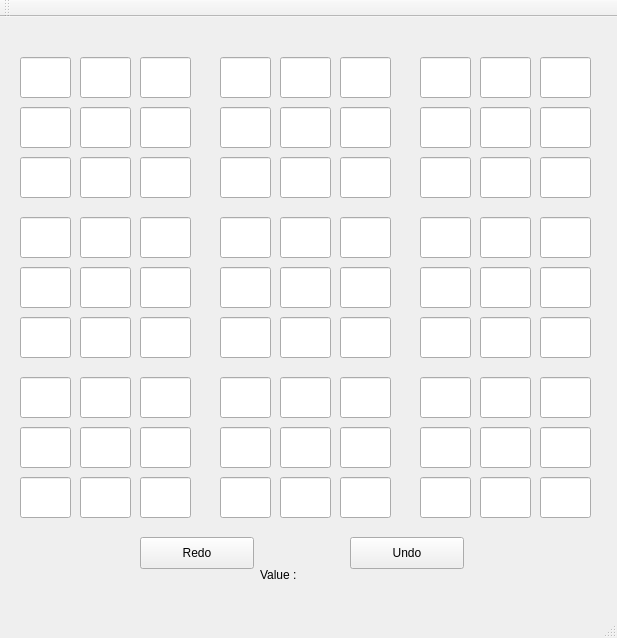
<?xml version="1.0" encoding="UTF-8"?>
<ui version="4.0">
 <class>MainWindow</class>
 <widget class="QMainWindow" name="MainWindow">
  <property name="geometry">
   <rect>
    <x>0</x>
    <y>0</y>
    <width>617</width>
    <height>638</height>
   </rect>
  </property>
  <property name="windowTitle">
   <string>MainWindow</string>
  </property>
  <widget class="QWidget" name="centralWidget">
   <widget class="QLineEdit" name="lineEdit">
    <property name="geometry">
     <rect>
      <x>20</x>
      <y>40</y>
      <width>51</width>
      <height>41</height>
     </rect>
    </property>
    <property name="font">
     <font>
      <pointsize>20</pointsize>
     </font>
    </property>
    <property name="text">
     <string/>
    </property>
    <property name="alignment">
     <set>Qt::AlignCenter</set>
    </property>
   </widget>
   <widget class="QLineEdit" name="lineEdit_2">
    <property name="geometry">
     <rect>
      <x>80</x>
      <y>40</y>
      <width>51</width>
      <height>41</height>
     </rect>
    </property>
    <property name="font">
     <font>
      <pointsize>20</pointsize>
     </font>
    </property>
    <property name="text">
     <string/>
    </property>
    <property name="alignment">
     <set>Qt::AlignCenter</set>
    </property>
   </widget>
   <widget class="QLineEdit" name="lineEdit_3">
    <property name="geometry">
     <rect>
      <x>140</x>
      <y>40</y>
      <width>51</width>
      <height>41</height>
     </rect>
    </property>
    <property name="font">
     <font>
      <pointsize>20</pointsize>
     </font>
    </property>
    <property name="text">
     <string/>
    </property>
    <property name="alignment">
     <set>Qt::AlignCenter</set>
    </property>
   </widget>
   <widget class="QLineEdit" name="lineEdit_4">
    <property name="geometry">
     <rect>
      <x>140</x>
      <y>90</y>
      <width>51</width>
      <height>41</height>
     </rect>
    </property>
    <property name="font">
     <font>
      <pointsize>20</pointsize>
     </font>
    </property>
    <property name="text">
     <string/>
    </property>
    <property name="alignment">
     <set>Qt::AlignCenter</set>
    </property>
   </widget>
   <widget class="QLineEdit" name="lineEdit_5">
    <property name="geometry">
     <rect>
      <x>20</x>
      <y>90</y>
      <width>51</width>
      <height>41</height>
     </rect>
    </property>
    <property name="font">
     <font>
      <pointsize>20</pointsize>
     </font>
    </property>
    <property name="text">
     <string/>
    </property>
    <property name="alignment">
     <set>Qt::AlignCenter</set>
    </property>
   </widget>
   <widget class="QLineEdit" name="lineEdit_6">
    <property name="geometry">
     <rect>
      <x>80</x>
      <y>90</y>
      <width>51</width>
      <height>41</height>
     </rect>
    </property>
    <property name="font">
     <font>
      <pointsize>20</pointsize>
     </font>
    </property>
    <property name="text">
     <string/>
    </property>
    <property name="alignment">
     <set>Qt::AlignCenter</set>
    </property>
   </widget>
   <widget class="QLineEdit" name="lineEdit_7">
    <property name="geometry">
     <rect>
      <x>140</x>
      <y>140</y>
      <width>51</width>
      <height>41</height>
     </rect>
    </property>
    <property name="font">
     <font>
      <pointsize>20</pointsize>
     </font>
    </property>
    <property name="text">
     <string/>
    </property>
    <property name="alignment">
     <set>Qt::AlignCenter</set>
    </property>
   </widget>
   <widget class="QLineEdit" name="lineEdit_8">
    <property name="geometry">
     <rect>
      <x>20</x>
      <y>140</y>
      <width>51</width>
      <height>41</height>
     </rect>
    </property>
    <property name="font">
     <font>
      <pointsize>20</pointsize>
     </font>
    </property>
    <property name="text">
     <string/>
    </property>
    <property name="alignment">
     <set>Qt::AlignCenter</set>
    </property>
   </widget>
   <widget class="QLineEdit" name="lineEdit_9">
    <property name="geometry">
     <rect>
      <x>80</x>
      <y>140</y>
      <width>51</width>
      <height>41</height>
     </rect>
    </property>
    <property name="font">
     <font>
      <pointsize>20</pointsize>
     </font>
    </property>
    <property name="text">
     <string/>
    </property>
    <property name="alignment">
     <set>Qt::AlignCenter</set>
    </property>
   </widget>
   <widget class="QLineEdit" name="lineEdit_10">
    <property name="geometry">
     <rect>
      <x>220</x>
      <y>140</y>
      <width>51</width>
      <height>41</height>
     </rect>
    </property>
    <property name="font">
     <font>
      <pointsize>20</pointsize>
     </font>
    </property>
    <property name="text">
     <string/>
    </property>
    <property name="alignment">
     <set>Qt::AlignCenter</set>
    </property>
   </widget>
   <widget class="QLineEdit" name="lineEdit_11">
    <property name="geometry">
     <rect>
      <x>340</x>
      <y>90</y>
      <width>51</width>
      <height>41</height>
     </rect>
    </property>
    <property name="font">
     <font>
      <pointsize>20</pointsize>
     </font>
    </property>
    <property name="text">
     <string/>
    </property>
    <property name="alignment">
     <set>Qt::AlignCenter</set>
    </property>
   </widget>
   <widget class="QLineEdit" name="lineEdit_12">
    <property name="geometry">
     <rect>
      <x>340</x>
      <y>40</y>
      <width>51</width>
      <height>41</height>
     </rect>
    </property>
    <property name="font">
     <font>
      <pointsize>20</pointsize>
     </font>
    </property>
    <property name="text">
     <string/>
    </property>
    <property name="alignment">
     <set>Qt::AlignCenter</set>
    </property>
   </widget>
   <widget class="QLineEdit" name="lineEdit_13">
    <property name="geometry">
     <rect>
      <x>280</x>
      <y>90</y>
      <width>51</width>
      <height>41</height>
     </rect>
    </property>
    <property name="font">
     <font>
      <pointsize>20</pointsize>
     </font>
    </property>
    <property name="text">
     <string/>
    </property>
    <property name="alignment">
     <set>Qt::AlignCenter</set>
    </property>
   </widget>
   <widget class="QLineEdit" name="lineEdit_14">
    <property name="geometry">
     <rect>
      <x>340</x>
      <y>140</y>
      <width>51</width>
      <height>41</height>
     </rect>
    </property>
    <property name="font">
     <font>
      <pointsize>20</pointsize>
     </font>
    </property>
    <property name="text">
     <string/>
    </property>
    <property name="alignment">
     <set>Qt::AlignCenter</set>
    </property>
   </widget>
   <widget class="QLineEdit" name="lineEdit_15">
    <property name="geometry">
     <rect>
      <x>220</x>
      <y>90</y>
      <width>51</width>
      <height>41</height>
     </rect>
    </property>
    <property name="font">
     <font>
      <pointsize>20</pointsize>
     </font>
    </property>
    <property name="text">
     <string/>
    </property>
    <property name="alignment">
     <set>Qt::AlignCenter</set>
    </property>
   </widget>
   <widget class="QLineEdit" name="lineEdit_16">
    <property name="geometry">
     <rect>
      <x>220</x>
      <y>40</y>
      <width>51</width>
      <height>41</height>
     </rect>
    </property>
    <property name="font">
     <font>
      <pointsize>20</pointsize>
     </font>
    </property>
    <property name="text">
     <string/>
    </property>
    <property name="alignment">
     <set>Qt::AlignCenter</set>
    </property>
   </widget>
   <widget class="QLineEdit" name="lineEdit_17">
    <property name="geometry">
     <rect>
      <x>280</x>
      <y>40</y>
      <width>51</width>
      <height>41</height>
     </rect>
    </property>
    <property name="font">
     <font>
      <pointsize>20</pointsize>
      <weight>50</weight>
      <bold>false</bold>
     </font>
    </property>
    <property name="text">
     <string/>
    </property>
    <property name="alignment">
     <set>Qt::AlignCenter</set>
    </property>
   </widget>
   <widget class="QLineEdit" name="lineEdit_18">
    <property name="geometry">
     <rect>
      <x>280</x>
      <y>140</y>
      <width>51</width>
      <height>41</height>
     </rect>
    </property>
    <property name="font">
     <font>
      <pointsize>20</pointsize>
     </font>
    </property>
    <property name="text">
     <string/>
    </property>
    <property name="alignment">
     <set>Qt::AlignCenter</set>
    </property>
   </widget>
   <widget class="QLineEdit" name="lineEdit_19">
    <property name="geometry">
     <rect>
      <x>420</x>
      <y>140</y>
      <width>51</width>
      <height>41</height>
     </rect>
    </property>
    <property name="font">
     <font>
      <pointsize>20</pointsize>
     </font>
    </property>
    <property name="text">
     <string/>
    </property>
    <property name="alignment">
     <set>Qt::AlignCenter</set>
    </property>
   </widget>
   <widget class="QLineEdit" name="lineEdit_20">
    <property name="geometry">
     <rect>
      <x>540</x>
      <y>90</y>
      <width>51</width>
      <height>41</height>
     </rect>
    </property>
    <property name="font">
     <font>
      <pointsize>20</pointsize>
     </font>
    </property>
    <property name="text">
     <string/>
    </property>
    <property name="alignment">
     <set>Qt::AlignCenter</set>
    </property>
   </widget>
   <widget class="QLineEdit" name="lineEdit_21">
    <property name="geometry">
     <rect>
      <x>540</x>
      <y>40</y>
      <width>51</width>
      <height>41</height>
     </rect>
    </property>
    <property name="font">
     <font>
      <pointsize>20</pointsize>
     </font>
    </property>
    <property name="text">
     <string/>
    </property>
    <property name="alignment">
     <set>Qt::AlignCenter</set>
    </property>
   </widget>
   <widget class="QLineEdit" name="lineEdit_22">
    <property name="geometry">
     <rect>
      <x>480</x>
      <y>90</y>
      <width>51</width>
      <height>41</height>
     </rect>
    </property>
    <property name="font">
     <font>
      <pointsize>20</pointsize>
     </font>
    </property>
    <property name="text">
     <string/>
    </property>
    <property name="alignment">
     <set>Qt::AlignCenter</set>
    </property>
   </widget>
   <widget class="QLineEdit" name="lineEdit_23">
    <property name="geometry">
     <rect>
      <x>540</x>
      <y>140</y>
      <width>51</width>
      <height>41</height>
     </rect>
    </property>
    <property name="font">
     <font>
      <pointsize>20</pointsize>
     </font>
    </property>
    <property name="text">
     <string/>
    </property>
    <property name="alignment">
     <set>Qt::AlignCenter</set>
    </property>
   </widget>
   <widget class="QLineEdit" name="lineEdit_24">
    <property name="geometry">
     <rect>
      <x>420</x>
      <y>90</y>
      <width>51</width>
      <height>41</height>
     </rect>
    </property>
    <property name="font">
     <font>
      <pointsize>20</pointsize>
     </font>
    </property>
    <property name="text">
     <string/>
    </property>
    <property name="alignment">
     <set>Qt::AlignCenter</set>
    </property>
   </widget>
   <widget class="QLineEdit" name="lineEdit_25">
    <property name="geometry">
     <rect>
      <x>420</x>
      <y>40</y>
      <width>51</width>
      <height>41</height>
     </rect>
    </property>
    <property name="font">
     <font>
      <pointsize>20</pointsize>
     </font>
    </property>
    <property name="text">
     <string/>
    </property>
    <property name="alignment">
     <set>Qt::AlignCenter</set>
    </property>
   </widget>
   <widget class="QLineEdit" name="lineEdit_26">
    <property name="geometry">
     <rect>
      <x>480</x>
      <y>40</y>
      <width>51</width>
      <height>41</height>
     </rect>
    </property>
    <property name="font">
     <font>
      <pointsize>20</pointsize>
     </font>
    </property>
    <property name="text">
     <string/>
    </property>
    <property name="alignment">
     <set>Qt::AlignCenter</set>
    </property>
   </widget>
   <widget class="QLineEdit" name="lineEdit_27">
    <property name="geometry">
     <rect>
      <x>480</x>
      <y>140</y>
      <width>51</width>
      <height>41</height>
     </rect>
    </property>
    <property name="font">
     <font>
      <pointsize>20</pointsize>
     </font>
    </property>
    <property name="text">
     <string/>
    </property>
    <property name="alignment">
     <set>Qt::AlignCenter</set>
    </property>
   </widget>
   <widget class="QLineEdit" name="lineEdit_28">
    <property name="geometry">
     <rect>
      <x>140</x>
      <y>200</y>
      <width>51</width>
      <height>41</height>
     </rect>
    </property>
    <property name="font">
     <font>
      <pointsize>20</pointsize>
     </font>
    </property>
    <property name="text">
     <string/>
    </property>
    <property name="alignment">
     <set>Qt::AlignCenter</set>
    </property>
   </widget>
   <widget class="QLineEdit" name="lineEdit_29">
    <property name="geometry">
     <rect>
      <x>140</x>
      <y>300</y>
      <width>51</width>
      <height>41</height>
     </rect>
    </property>
    <property name="font">
     <font>
      <pointsize>20</pointsize>
     </font>
    </property>
    <property name="text">
     <string/>
    </property>
    <property name="alignment">
     <set>Qt::AlignCenter</set>
    </property>
   </widget>
   <widget class="QLineEdit" name="lineEdit_30">
    <property name="geometry">
     <rect>
      <x>480</x>
      <y>200</y>
      <width>51</width>
      <height>41</height>
     </rect>
    </property>
    <property name="font">
     <font>
      <pointsize>20</pointsize>
     </font>
    </property>
    <property name="text">
     <string/>
    </property>
    <property name="alignment">
     <set>Qt::AlignCenter</set>
    </property>
   </widget>
   <widget class="QLineEdit" name="lineEdit_31">
    <property name="geometry">
     <rect>
      <x>20</x>
      <y>300</y>
      <width>51</width>
      <height>41</height>
     </rect>
    </property>
    <property name="font">
     <font>
      <pointsize>20</pointsize>
     </font>
    </property>
    <property name="text">
     <string/>
    </property>
    <property name="alignment">
     <set>Qt::AlignCenter</set>
    </property>
   </widget>
   <widget class="QLineEdit" name="lineEdit_32">
    <property name="geometry">
     <rect>
      <x>80</x>
      <y>200</y>
      <width>51</width>
      <height>41</height>
     </rect>
    </property>
    <property name="font">
     <font>
      <pointsize>20</pointsize>
     </font>
    </property>
    <property name="text">
     <string/>
    </property>
    <property name="alignment">
     <set>Qt::AlignCenter</set>
    </property>
   </widget>
   <widget class="QLineEdit" name="lineEdit_33">
    <property name="geometry">
     <rect>
      <x>480</x>
      <y>250</y>
      <width>51</width>
      <height>41</height>
     </rect>
    </property>
    <property name="font">
     <font>
      <pointsize>20</pointsize>
     </font>
    </property>
    <property name="text">
     <string/>
    </property>
    <property name="alignment">
     <set>Qt::AlignCenter</set>
    </property>
   </widget>
   <widget class="QLineEdit" name="lineEdit_34">
    <property name="geometry">
     <rect>
      <x>420</x>
      <y>200</y>
      <width>51</width>
      <height>41</height>
     </rect>
    </property>
    <property name="font">
     <font>
      <pointsize>20</pointsize>
     </font>
    </property>
    <property name="text">
     <string/>
    </property>
    <property name="alignment">
     <set>Qt::AlignCenter</set>
    </property>
   </widget>
   <widget class="QLineEdit" name="lineEdit_35">
    <property name="geometry">
     <rect>
      <x>220</x>
      <y>300</y>
      <width>51</width>
      <height>41</height>
     </rect>
    </property>
    <property name="font">
     <font>
      <pointsize>20</pointsize>
     </font>
    </property>
    <property name="text">
     <string/>
    </property>
    <property name="alignment">
     <set>Qt::AlignCenter</set>
    </property>
   </widget>
   <widget class="QLineEdit" name="lineEdit_36">
    <property name="geometry">
     <rect>
      <x>340</x>
      <y>250</y>
      <width>51</width>
      <height>41</height>
     </rect>
    </property>
    <property name="font">
     <font>
      <pointsize>20</pointsize>
     </font>
    </property>
    <property name="text">
     <string/>
    </property>
    <property name="alignment">
     <set>Qt::AlignCenter</set>
    </property>
   </widget>
   <widget class="QLineEdit" name="lineEdit_37">
    <property name="geometry">
     <rect>
      <x>340</x>
      <y>200</y>
      <width>51</width>
      <height>41</height>
     </rect>
    </property>
    <property name="font">
     <font>
      <pointsize>20</pointsize>
     </font>
    </property>
    <property name="text">
     <string/>
    </property>
    <property name="alignment">
     <set>Qt::AlignCenter</set>
    </property>
   </widget>
   <widget class="QLineEdit" name="lineEdit_38">
    <property name="geometry">
     <rect>
      <x>80</x>
      <y>250</y>
      <width>51</width>
      <height>41</height>
     </rect>
    </property>
    <property name="font">
     <font>
      <pointsize>20</pointsize>
     </font>
    </property>
    <property name="text">
     <string/>
    </property>
    <property name="alignment">
     <set>Qt::AlignCenter</set>
    </property>
   </widget>
   <widget class="QLineEdit" name="lineEdit_39">
    <property name="geometry">
     <rect>
      <x>280</x>
      <y>200</y>
      <width>51</width>
      <height>41</height>
     </rect>
    </property>
    <property name="font">
     <font>
      <pointsize>20</pointsize>
     </font>
    </property>
    <property name="text">
     <string/>
    </property>
    <property name="alignment">
     <set>Qt::AlignCenter</set>
    </property>
   </widget>
   <widget class="QLineEdit" name="lineEdit_40">
    <property name="geometry">
     <rect>
      <x>540</x>
      <y>250</y>
      <width>51</width>
      <height>41</height>
     </rect>
    </property>
    <property name="font">
     <font>
      <pointsize>20</pointsize>
     </font>
    </property>
    <property name="text">
     <string/>
    </property>
    <property name="alignment">
     <set>Qt::AlignCenter</set>
    </property>
   </widget>
   <widget class="QLineEdit" name="lineEdit_41">
    <property name="geometry">
     <rect>
      <x>420</x>
      <y>250</y>
      <width>51</width>
      <height>41</height>
     </rect>
    </property>
    <property name="font">
     <font>
      <pointsize>20</pointsize>
     </font>
    </property>
    <property name="text">
     <string/>
    </property>
    <property name="alignment">
     <set>Qt::AlignCenter</set>
    </property>
   </widget>
   <widget class="QLineEdit" name="lineEdit_42">
    <property name="geometry">
     <rect>
      <x>540</x>
      <y>200</y>
      <width>51</width>
      <height>41</height>
     </rect>
    </property>
    <property name="font">
     <font>
      <pointsize>20</pointsize>
     </font>
    </property>
    <property name="text">
     <string/>
    </property>
    <property name="alignment">
     <set>Qt::AlignCenter</set>
    </property>
   </widget>
   <widget class="QLineEdit" name="lineEdit_43">
    <property name="geometry">
     <rect>
      <x>140</x>
      <y>250</y>
      <width>51</width>
      <height>41</height>
     </rect>
    </property>
    <property name="font">
     <font>
      <pointsize>20</pointsize>
     </font>
    </property>
    <property name="text">
     <string/>
    </property>
    <property name="alignment">
     <set>Qt::AlignCenter</set>
    </property>
   </widget>
   <widget class="QLineEdit" name="lineEdit_44">
    <property name="geometry">
     <rect>
      <x>480</x>
      <y>300</y>
      <width>51</width>
      <height>41</height>
     </rect>
    </property>
    <property name="font">
     <font>
      <pointsize>20</pointsize>
     </font>
    </property>
    <property name="text">
     <string/>
    </property>
    <property name="alignment">
     <set>Qt::AlignCenter</set>
    </property>
   </widget>
   <widget class="QLineEdit" name="lineEdit_45">
    <property name="geometry">
     <rect>
      <x>420</x>
      <y>300</y>
      <width>51</width>
      <height>41</height>
     </rect>
    </property>
    <property name="font">
     <font>
      <pointsize>20</pointsize>
     </font>
    </property>
    <property name="text">
     <string/>
    </property>
    <property name="alignment">
     <set>Qt::AlignCenter</set>
    </property>
   </widget>
   <widget class="QLineEdit" name="lineEdit_46">
    <property name="geometry">
     <rect>
      <x>340</x>
      <y>300</y>
      <width>51</width>
      <height>41</height>
     </rect>
    </property>
    <property name="font">
     <font>
      <pointsize>20</pointsize>
     </font>
    </property>
    <property name="text">
     <string/>
    </property>
    <property name="alignment">
     <set>Qt::AlignCenter</set>
    </property>
   </widget>
   <widget class="QLineEdit" name="lineEdit_47">
    <property name="geometry">
     <rect>
      <x>80</x>
      <y>300</y>
      <width>51</width>
      <height>41</height>
     </rect>
    </property>
    <property name="font">
     <font>
      <pointsize>20</pointsize>
     </font>
    </property>
    <property name="text">
     <string/>
    </property>
    <property name="alignment">
     <set>Qt::AlignCenter</set>
    </property>
   </widget>
   <widget class="QLineEdit" name="lineEdit_48">
    <property name="geometry">
     <rect>
      <x>280</x>
      <y>300</y>
      <width>51</width>
      <height>41</height>
     </rect>
    </property>
    <property name="font">
     <font>
      <pointsize>20</pointsize>
     </font>
    </property>
    <property name="text">
     <string/>
    </property>
    <property name="alignment">
     <set>Qt::AlignCenter</set>
    </property>
   </widget>
   <widget class="QLineEdit" name="lineEdit_49">
    <property name="geometry">
     <rect>
      <x>280</x>
      <y>250</y>
      <width>51</width>
      <height>41</height>
     </rect>
    </property>
    <property name="font">
     <font>
      <pointsize>20</pointsize>
     </font>
    </property>
    <property name="text">
     <string/>
    </property>
    <property name="alignment">
     <set>Qt::AlignCenter</set>
    </property>
   </widget>
   <widget class="QLineEdit" name="lineEdit_50">
    <property name="geometry">
     <rect>
      <x>220</x>
      <y>250</y>
      <width>51</width>
      <height>41</height>
     </rect>
    </property>
    <property name="font">
     <font>
      <pointsize>20</pointsize>
     </font>
    </property>
    <property name="text">
     <string/>
    </property>
    <property name="alignment">
     <set>Qt::AlignCenter</set>
    </property>
   </widget>
   <widget class="QLineEdit" name="lineEdit_51">
    <property name="geometry">
     <rect>
      <x>20</x>
      <y>250</y>
      <width>51</width>
      <height>41</height>
     </rect>
    </property>
    <property name="font">
     <font>
      <pointsize>20</pointsize>
     </font>
    </property>
    <property name="text">
     <string/>
    </property>
    <property name="alignment">
     <set>Qt::AlignCenter</set>
    </property>
   </widget>
   <widget class="QLineEdit" name="lineEdit_52">
    <property name="geometry">
     <rect>
      <x>20</x>
      <y>200</y>
      <width>51</width>
      <height>41</height>
     </rect>
    </property>
    <property name="font">
     <font>
      <pointsize>20</pointsize>
     </font>
    </property>
    <property name="text">
     <string/>
    </property>
    <property name="alignment">
     <set>Qt::AlignCenter</set>
    </property>
   </widget>
   <widget class="QLineEdit" name="lineEdit_53">
    <property name="geometry">
     <rect>
      <x>220</x>
      <y>200</y>
      <width>51</width>
      <height>41</height>
     </rect>
    </property>
    <property name="font">
     <font>
      <pointsize>20</pointsize>
     </font>
    </property>
    <property name="text">
     <string/>
    </property>
    <property name="alignment">
     <set>Qt::AlignCenter</set>
    </property>
   </widget>
   <widget class="QLineEdit" name="lineEdit_54">
    <property name="geometry">
     <rect>
      <x>540</x>
      <y>300</y>
      <width>51</width>
      <height>41</height>
     </rect>
    </property>
    <property name="font">
     <font>
      <pointsize>20</pointsize>
     </font>
    </property>
    <property name="text">
     <string/>
    </property>
    <property name="alignment">
     <set>Qt::AlignCenter</set>
    </property>
   </widget>
   <widget class="QLineEdit" name="lineEdit_55">
    <property name="geometry">
     <rect>
      <x>140</x>
      <y>360</y>
      <width>51</width>
      <height>41</height>
     </rect>
    </property>
    <property name="font">
     <font>
      <pointsize>20</pointsize>
     </font>
    </property>
    <property name="text">
     <string/>
    </property>
    <property name="alignment">
     <set>Qt::AlignCenter</set>
    </property>
   </widget>
   <widget class="QLineEdit" name="lineEdit_56">
    <property name="geometry">
     <rect>
      <x>140</x>
      <y>460</y>
      <width>51</width>
      <height>41</height>
     </rect>
    </property>
    <property name="font">
     <font>
      <pointsize>20</pointsize>
     </font>
    </property>
    <property name="text">
     <string/>
    </property>
    <property name="alignment">
     <set>Qt::AlignCenter</set>
    </property>
   </widget>
   <widget class="QLineEdit" name="lineEdit_57">
    <property name="geometry">
     <rect>
      <x>480</x>
      <y>360</y>
      <width>51</width>
      <height>41</height>
     </rect>
    </property>
    <property name="font">
     <font>
      <pointsize>20</pointsize>
     </font>
    </property>
    <property name="text">
     <string/>
    </property>
    <property name="alignment">
     <set>Qt::AlignCenter</set>
    </property>
   </widget>
   <widget class="QLineEdit" name="lineEdit_58">
    <property name="geometry">
     <rect>
      <x>20</x>
      <y>460</y>
      <width>51</width>
      <height>41</height>
     </rect>
    </property>
    <property name="font">
     <font>
      <pointsize>20</pointsize>
     </font>
    </property>
    <property name="text">
     <string/>
    </property>
    <property name="alignment">
     <set>Qt::AlignCenter</set>
    </property>
   </widget>
   <widget class="QLineEdit" name="lineEdit_59">
    <property name="geometry">
     <rect>
      <x>80</x>
      <y>360</y>
      <width>51</width>
      <height>41</height>
     </rect>
    </property>
    <property name="font">
     <font>
      <pointsize>20</pointsize>
     </font>
    </property>
    <property name="text">
     <string/>
    </property>
    <property name="alignment">
     <set>Qt::AlignCenter</set>
    </property>
   </widget>
   <widget class="QLineEdit" name="lineEdit_60">
    <property name="geometry">
     <rect>
      <x>480</x>
      <y>410</y>
      <width>51</width>
      <height>41</height>
     </rect>
    </property>
    <property name="font">
     <font>
      <pointsize>20</pointsize>
     </font>
    </property>
    <property name="text">
     <string/>
    </property>
    <property name="alignment">
     <set>Qt::AlignCenter</set>
    </property>
   </widget>
   <widget class="QLineEdit" name="lineEdit_61">
    <property name="geometry">
     <rect>
      <x>420</x>
      <y>360</y>
      <width>51</width>
      <height>41</height>
     </rect>
    </property>
    <property name="font">
     <font>
      <pointsize>20</pointsize>
     </font>
    </property>
    <property name="text">
     <string/>
    </property>
    <property name="alignment">
     <set>Qt::AlignCenter</set>
    </property>
   </widget>
   <widget class="QLineEdit" name="lineEdit_62">
    <property name="geometry">
     <rect>
      <x>220</x>
      <y>460</y>
      <width>51</width>
      <height>41</height>
     </rect>
    </property>
    <property name="font">
     <font>
      <pointsize>20</pointsize>
     </font>
    </property>
    <property name="text">
     <string/>
    </property>
    <property name="alignment">
     <set>Qt::AlignCenter</set>
    </property>
   </widget>
   <widget class="QLineEdit" name="lineEdit_63">
    <property name="geometry">
     <rect>
      <x>340</x>
      <y>410</y>
      <width>51</width>
      <height>41</height>
     </rect>
    </property>
    <property name="font">
     <font>
      <pointsize>20</pointsize>
     </font>
    </property>
    <property name="text">
     <string/>
    </property>
    <property name="alignment">
     <set>Qt::AlignCenter</set>
    </property>
   </widget>
   <widget class="QLineEdit" name="lineEdit_64">
    <property name="geometry">
     <rect>
      <x>340</x>
      <y>360</y>
      <width>51</width>
      <height>41</height>
     </rect>
    </property>
    <property name="font">
     <font>
      <pointsize>20</pointsize>
     </font>
    </property>
    <property name="text">
     <string/>
    </property>
    <property name="alignment">
     <set>Qt::AlignCenter</set>
    </property>
   </widget>
   <widget class="QLineEdit" name="lineEdit_65">
    <property name="geometry">
     <rect>
      <x>80</x>
      <y>410</y>
      <width>51</width>
      <height>41</height>
     </rect>
    </property>
    <property name="font">
     <font>
      <pointsize>20</pointsize>
     </font>
    </property>
    <property name="text">
     <string/>
    </property>
    <property name="alignment">
     <set>Qt::AlignCenter</set>
    </property>
   </widget>
   <widget class="QLineEdit" name="lineEdit_66">
    <property name="geometry">
     <rect>
      <x>280</x>
      <y>360</y>
      <width>51</width>
      <height>41</height>
     </rect>
    </property>
    <property name="font">
     <font>
      <pointsize>20</pointsize>
     </font>
    </property>
    <property name="text">
     <string/>
    </property>
    <property name="alignment">
     <set>Qt::AlignCenter</set>
    </property>
   </widget>
   <widget class="QLineEdit" name="lineEdit_67">
    <property name="geometry">
     <rect>
      <x>540</x>
      <y>410</y>
      <width>51</width>
      <height>41</height>
     </rect>
    </property>
    <property name="font">
     <font>
      <pointsize>20</pointsize>
     </font>
    </property>
    <property name="text">
     <string/>
    </property>
    <property name="alignment">
     <set>Qt::AlignCenter</set>
    </property>
   </widget>
   <widget class="QLineEdit" name="lineEdit_68">
    <property name="geometry">
     <rect>
      <x>420</x>
      <y>410</y>
      <width>51</width>
      <height>41</height>
     </rect>
    </property>
    <property name="font">
     <font>
      <pointsize>20</pointsize>
     </font>
    </property>
    <property name="text">
     <string/>
    </property>
    <property name="alignment">
     <set>Qt::AlignCenter</set>
    </property>
   </widget>
   <widget class="QLineEdit" name="lineEdit_69">
    <property name="geometry">
     <rect>
      <x>540</x>
      <y>360</y>
      <width>51</width>
      <height>41</height>
     </rect>
    </property>
    <property name="font">
     <font>
      <pointsize>20</pointsize>
     </font>
    </property>
    <property name="text">
     <string/>
    </property>
    <property name="alignment">
     <set>Qt::AlignCenter</set>
    </property>
   </widget>
   <widget class="QLineEdit" name="lineEdit_70">
    <property name="geometry">
     <rect>
      <x>140</x>
      <y>410</y>
      <width>51</width>
      <height>41</height>
     </rect>
    </property>
    <property name="font">
     <font>
      <pointsize>20</pointsize>
     </font>
    </property>
    <property name="text">
     <string/>
    </property>
    <property name="alignment">
     <set>Qt::AlignCenter</set>
    </property>
   </widget>
   <widget class="QLineEdit" name="lineEdit_71">
    <property name="geometry">
     <rect>
      <x>480</x>
      <y>460</y>
      <width>51</width>
      <height>41</height>
     </rect>
    </property>
    <property name="font">
     <font>
      <pointsize>20</pointsize>
     </font>
    </property>
    <property name="text">
     <string/>
    </property>
    <property name="alignment">
     <set>Qt::AlignCenter</set>
    </property>
   </widget>
   <widget class="QLineEdit" name="lineEdit_72">
    <property name="geometry">
     <rect>
      <x>420</x>
      <y>460</y>
      <width>51</width>
      <height>41</height>
     </rect>
    </property>
    <property name="font">
     <font>
      <pointsize>20</pointsize>
     </font>
    </property>
    <property name="text">
     <string/>
    </property>
    <property name="alignment">
     <set>Qt::AlignCenter</set>
    </property>
   </widget>
   <widget class="QLineEdit" name="lineEdit_73">
    <property name="geometry">
     <rect>
      <x>340</x>
      <y>460</y>
      <width>51</width>
      <height>41</height>
     </rect>
    </property>
    <property name="font">
     <font>
      <pointsize>20</pointsize>
     </font>
    </property>
    <property name="text">
     <string/>
    </property>
    <property name="alignment">
     <set>Qt::AlignCenter</set>
    </property>
   </widget>
   <widget class="QLineEdit" name="lineEdit_74">
    <property name="geometry">
     <rect>
      <x>80</x>
      <y>460</y>
      <width>51</width>
      <height>41</height>
     </rect>
    </property>
    <property name="font">
     <font>
      <pointsize>20</pointsize>
     </font>
    </property>
    <property name="text">
     <string/>
    </property>
    <property name="alignment">
     <set>Qt::AlignCenter</set>
    </property>
   </widget>
   <widget class="QLineEdit" name="lineEdit_75">
    <property name="geometry">
     <rect>
      <x>280</x>
      <y>460</y>
      <width>51</width>
      <height>41</height>
     </rect>
    </property>
    <property name="font">
     <font>
      <pointsize>20</pointsize>
     </font>
    </property>
    <property name="text">
     <string/>
    </property>
    <property name="alignment">
     <set>Qt::AlignCenter</set>
    </property>
   </widget>
   <widget class="QLineEdit" name="lineEdit_76">
    <property name="geometry">
     <rect>
      <x>280</x>
      <y>410</y>
      <width>51</width>
      <height>41</height>
     </rect>
    </property>
    <property name="font">
     <font>
      <pointsize>20</pointsize>
     </font>
    </property>
    <property name="text">
     <string/>
    </property>
    <property name="alignment">
     <set>Qt::AlignCenter</set>
    </property>
   </widget>
   <widget class="QLineEdit" name="lineEdit_77">
    <property name="geometry">
     <rect>
      <x>220</x>
      <y>410</y>
      <width>51</width>
      <height>41</height>
     </rect>
    </property>
    <property name="font">
     <font>
      <pointsize>20</pointsize>
     </font>
    </property>
    <property name="text">
     <string/>
    </property>
    <property name="alignment">
     <set>Qt::AlignCenter</set>
    </property>
   </widget>
   <widget class="QLineEdit" name="lineEdit_78">
    <property name="geometry">
     <rect>
      <x>20</x>
      <y>410</y>
      <width>51</width>
      <height>41</height>
     </rect>
    </property>
    <property name="font">
     <font>
      <pointsize>20</pointsize>
     </font>
    </property>
    <property name="text">
     <string/>
    </property>
    <property name="alignment">
     <set>Qt::AlignCenter</set>
    </property>
   </widget>
   <widget class="QLineEdit" name="lineEdit_79">
    <property name="geometry">
     <rect>
      <x>20</x>
      <y>360</y>
      <width>51</width>
      <height>41</height>
     </rect>
    </property>
    <property name="font">
     <font>
      <pointsize>20</pointsize>
     </font>
    </property>
    <property name="text">
     <string/>
    </property>
    <property name="alignment">
     <set>Qt::AlignCenter</set>
    </property>
   </widget>
   <widget class="QLineEdit" name="lineEdit_80">
    <property name="geometry">
     <rect>
      <x>220</x>
      <y>360</y>
      <width>51</width>
      <height>41</height>
     </rect>
    </property>
    <property name="font">
     <font>
      <pointsize>20</pointsize>
     </font>
    </property>
    <property name="text">
     <string/>
    </property>
    <property name="alignment">
     <set>Qt::AlignCenter</set>
    </property>
   </widget>
   <widget class="QLineEdit" name="lineEdit_81">
    <property name="geometry">
     <rect>
      <x>540</x>
      <y>460</y>
      <width>51</width>
      <height>41</height>
     </rect>
    </property>
    <property name="font">
     <font>
      <pointsize>20</pointsize>
     </font>
    </property>
    <property name="text">
     <string/>
    </property>
    <property name="alignment">
     <set>Qt::AlignCenter</set>
    </property>
   </widget>
   <widget class="QPushButton" name="pushButton">
    <property name="geometry">
     <rect>
      <x>140</x>
      <y>520</y>
      <width>114</width>
      <height>32</height>
     </rect>
    </property>
    <property name="text">
     <string>Redo</string>
    </property>
   </widget>
   <widget class="QPushButton" name="pushButton_2">
    <property name="geometry">
     <rect>
      <x>350</x>
      <y>520</y>
      <width>114</width>
      <height>32</height>
     </rect>
    </property>
    <property name="text">
     <string>Undo</string>
    </property>
   </widget>
   <widget class="QLabel" name="label">
    <property name="geometry">
     <rect>
      <x>260</x>
      <y>550</y>
      <width>62</width>
      <height>16</height>
     </rect>
    </property>
    <property name="text">
     <string>Value :</string>
    </property>
   </widget>
  </widget>
  <widget class="QMenuBar" name="menuBar">
   <property name="geometry">
    <rect>
     <x>0</x>
     <y>0</y>
     <width>617</width>
     <height>22</height>
    </rect>
   </property>
  </widget>
  <widget class="QToolBar" name="mainToolBar">
   <attribute name="toolBarArea">
    <enum>TopToolBarArea</enum>
   </attribute>
   <attribute name="toolBarBreak">
    <bool>false</bool>
   </attribute>
  </widget>
  <widget class="QStatusBar" name="statusBar"/>
 </widget>
 <layoutdefault spacing="6" margin="11"/>
 <resources/>
 <connections>
  <connection>
   <sender>lineEdit</sender>
   <signal>textChanged(QString)</signal>
   <receiver>MainWindow</receiver>
   <slot>slot11changed(QString)</slot>
   <hints>
    <hint type="sourcelabel">
     <x>44</x>
     <y>100</y>
    </hint>
    <hint type="destinationlabel">
     <x>33</x>
     <y>61</y>
    </hint>
   </hints>
  </connection>
 </connections>
 <slots>
  <slot>slot11changed(QString)</slot>
 </slots>
</ui>
